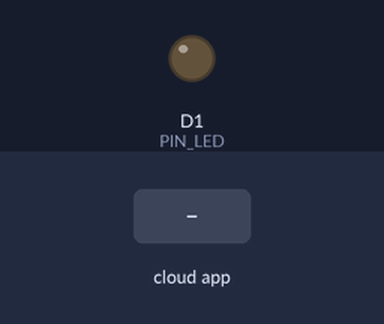
A sketch run on a simulated ESP8266 (NodeMCU). Shown: output pins drawn as LEDs (lit = HIGH). The test bench sets the inputs (shaded band). WiFi joins after 1.5 s; servers stay silent unless stated; the Firebase database answers and starts empty; what the sketch prints to the serial monitor is not drawn.

Above: at 2.7 s.
2.8 s: the phone or cloud app sets ledStatus to 1
At 3.3 s:
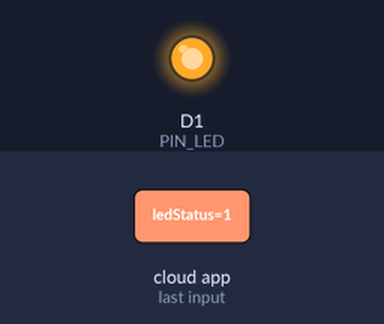
4.3 s: the phone or cloud app sets ledStatus to 0
At 5.7 s:
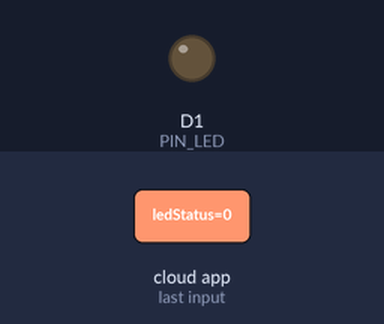
Timing chart, 0 to 7.3 s (numbered marks = the images above; inputs shaded):
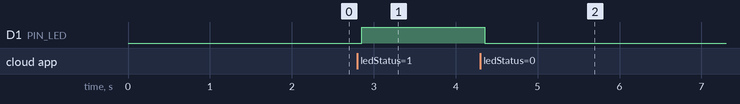

Measured:
- after the input at 2.8 s, D1 (PIN_LED): LOW → HIGH after 0.05 s
- after the input at 4.3 s, D1 (PIN_LED): HIGH → LOW after 0.06 s

The sketch:

Example4-Firebase-read.ino
```cpp
#include "FirebaseESP8266.h"
#include "ESP8266WiFi.h"

#define PIN_LED D1

#define WIFI_SSID "wifi_name"
#define WIFI_PASSWORD "wifi_password"

#define FIREBASE_HOST "firebase_project_id.firebaseio.com"
#define FIREBASE_AUTH "firebase_database_secret"

FirebaseData firebaseData;

const String ledStatusPath = "ledStatus";

bool ledStatus = false;

void setup() {
  Serial.begin(115200);
  pinMode(PIN_LED, OUTPUT);
  digitalWrite(PIN_LED, ledStatus);
  connectWifi();
  Firebase.begin(FIREBASE_HOST, FIREBASE_AUTH);
}

void loop() {
  // Read LedStatus value
  readLedStatus();
}

void readLedStatus() {
  if (Firebase.getBool(firebaseData, ledStatusPath)) {
    bool newLedStatus = firebaseData.boolData();
    // Update LedStatus if necessary
    if (newLedStatus != ledStatus) {
      ledStatus = newLedStatus;
      digitalWrite(PIN_LED, ledStatus);
    }
  } else {
    onFirebaseError("Read LedStatus");
  }
}

void onFirebaseError(String action) {
  Serial.print("Firebase Error: "+action);
  Serial.println(firebaseData.errorReason());
}

void connectWifi() {
  Serial.printf("Connecting to %s \n", WIFI_SSID);
  WiFi.begin(WIFI_SSID, WIFI_PASSWORD);
  while (WiFi.status() != WL_CONNECTED) {
    Serial.println("...");
    delay(500);
  }
  Serial.println("Connected to WiFi");
  Serial.printf("Local IP: %s\n", WiFi.localIP().toString().c_str());
}
```
